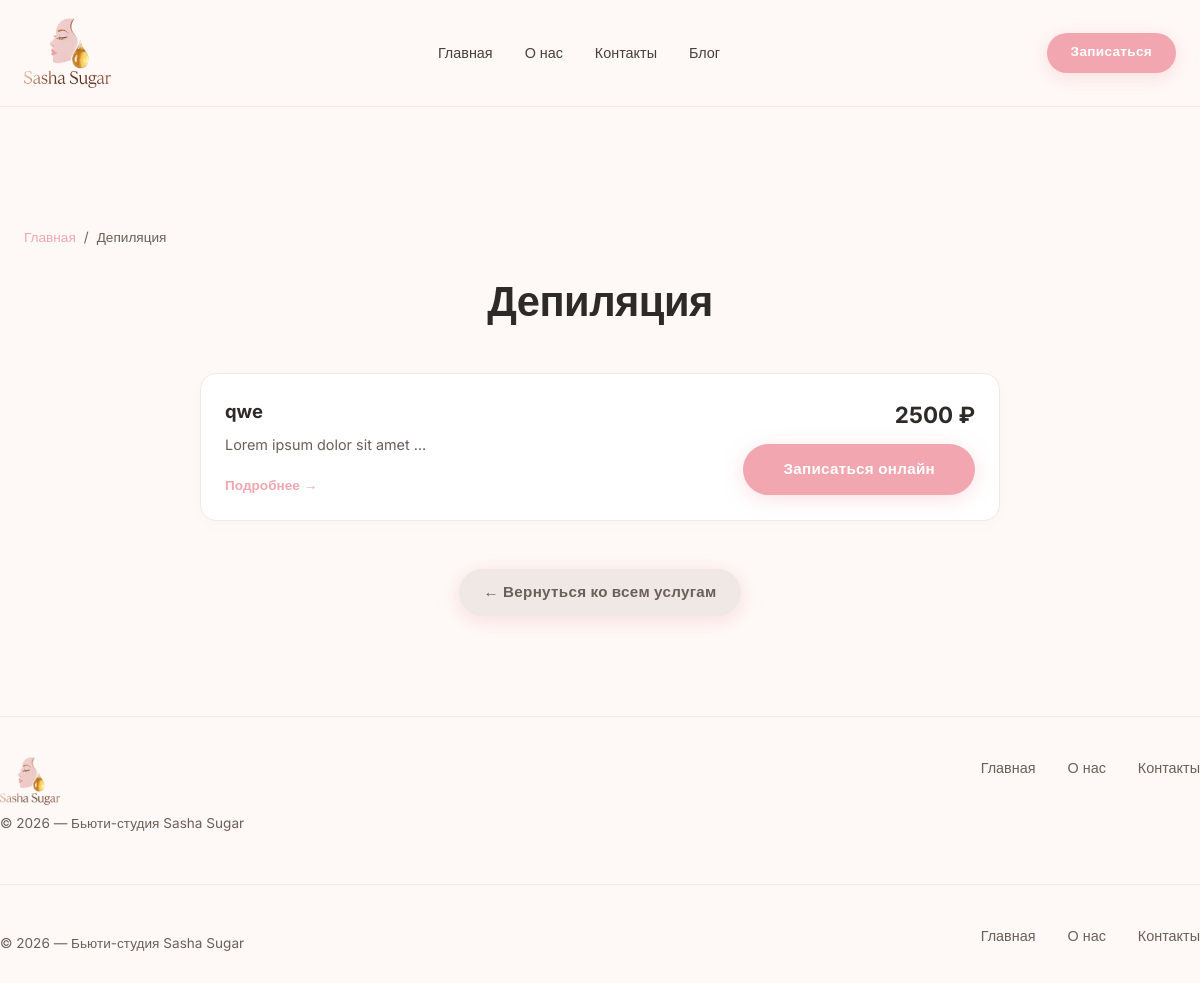
The app's page /services/1/ with its own data.
### beauty_app/models.py (models this page shows, shortened)
class ServiceCategory(models.Model):
    name = models.CharField(max_length=100, help_text="Маникюр")
    icon = models.CharField(max_length=10, help_text="💅 или другой эмодзи", blank=True, null=True)
    description = models.CharField(max_length=100, blank=True, help_text="Гель, дизайн, уход")
    order = models.PositiveIntegerField(default=0, help_text="Порядок отображения (меньше — выше)")
    is_active = models.BooleanField(default=True)
    class Meta:
        ordering = ['order']
        verbose_name = "Категория услуги"
        verbose_name_plural = "Категории услуг"

class Service(models.Model):
    category = models.ForeignKey(
        ServiceCategory,
        on_delete=models.SET_NULL,
        null=True,
        blank=True,
        related_name='services'
    )
    name = models.CharField(max_length=200, help_text="Премиум-маникюр")
    description = models.TextField(blank=True, help_text="Краткое описание")
    duration = models.PositiveSmallIntegerField("Длительность", default=15)
    image = models.ImageField(upload_to='services/', blank=True, null=True)
    price = models.DecimalField(max_digits=10, decimal_places=0, default=2500, help_text="Текущая цена")
    old_price = models.DecimalField(max_digits=10, decimal_places=0, blank=True, null=True, help_text="Старая цена (зачёркнутая)")
    rating = models.DecimalField(max_digits=3, decimal_places=1, default=5.0, help_text="4.8, 5.0, и т.д.")
    reviews_count = models.PositiveIntegerField(default=0, help_text="Количество отзывов (109)")
    button_text = models.CharField(max_length=50, default="Запись")
    button_link = models.CharField(max_length=200, default="#", help_text="Ссылка на запись")
    is_active = models.BooleanField(default=True)
    is_bestseller = models.BooleanField(default=False, help_text="Помечать как бестселлер (🔥)")
    order = models.PositiveIntegerField(default=0)
    class Meta:
        ordering = ['order']
        verbose_name = "Услуга"
        verbose_name_plural = "Услуги"

### beauty_app/views.py (the view)
# urls.py: path('services/<int:category_id>/', views.category_services, name='category_services'),
def category_services(request, category_id):
    category = get_object_or_404(ServiceCategory, id=category_id, is_active=True)
    services = Service.objects.filter(
        category=category,
        is_active=True
    ).order_by('order', 'price')
    return render(request, 'beauty_app/category_services.html', {
        'category': category,
        'services': services,
    })

### beauty_app/context_processors.py (called while the page is built)
def faq_context(request):
    faqs = FAQ.objects.filter(is_active=True).order_by('order', 'created_at')
    return {'faqs': faqs}

### booking_app/context_processors.py (called while the page is built)
def pwa_settings(request):
    return {
        'VAPID_PUBLIC_KEY': getattr(settings, 'VAPID_PUBLIC_KEY', ''),
    }

### beauty_app/templates/beauty_app/category_services.html (shortened to what this page needs)
{% extends 'lending_base.html' %}
{% load static %}
{% block content %}
<div class="container" style="padding-top: 120px; padding-bottom: 80px;">
    <nav class="breadcrumbs">
        <a href="/">Главная</a>
        <span>/</span>
        <span>{{ category.name }}</span>
    </nav>
    <div class="category-header">
        <h1 class="section-title" style="margin-bottom: 12px;">{{ category.name }}</h1>
    </div>
    <div class="services-list">
        {% if services %}
            {% for service in services %}
                <div class="service-card">
                    <div class="service-info">
                        <h3 class="service-name">
                            {{ service.name }}
                        </h3>
                        {% if service.description %}
                            <p class="service-desc">{{ service.description|truncatewords:5 }}</p>
                        {% endif %}
                        <div class="service-meta">
                            <a href="{% url 'beauty_app:service_detail' service.id %}" class="read-more-link">
                                Подробнее <span class="arrow">→</span>
                            </a>
                        </div>
                    </div>
                    <div class="service-action">
                        <div class="service-price-block">
                            <span class="current-price">{{ service.price }} ₽</span>
                        </div>
                        <a href="{% url 'booking_app:booking_create' %}" class="btn btn-primary-large">
                            Записаться онлайн
                        </a>
                    </div>
                </div>
            {% endfor %}
        {% else %}
            <div class="empty-state">
                <p>В этой категории пока нет доступных услуг. Загляните позже!</p>
            </div>
        {% endif %}
    </div>
    <div style="text-align: center; margin-top: 48px;">
        <a href="/#services" class="btn btn-secondary">
            ← Вернуться ко всем услугам
        </a>
    </div>
</div>
    <footer class="container footer">
        <div>
            <div class="logo">
                <img src="{% static 'images/logo4.png' %}" alt="Логотип Sasha Sugar">
            </div>
            <p style="margin-top: 8px; font-size: 0.85rem; color: #6b5f5a;">© 2026 — Бьюти-студия Sasha Sugar</p>
        </div>
        <div class="footer-links">
            <a href="#hero">Главная</a>
            <a href="#about">О нас</a>
            <a href="#contacts">Контакты</a>
        </div>
    </footer>
{% endblock content %}

### static/css/lending.css (style rules this page uses)
* { margin: 0; padding: 0; box-sizing: border-box; }
body { font-family: 'Inter', sans-serif; background: #fef9f7; color: #2d2a28; line-height: 1.5; }
.container { max-width: 1200px; margin: 0 auto; padding: 0 24px; }
a { text-decoration: none; color: inherit; }
.btn { display: inline-block; background: #f2a6b0; color: #fff; font-weight: 600; font-size: 0.95rem; padding: 14px 40px; border-radius: 60px; border: none; transition: 0.3s; cursor: pointer; letter-spacing: 0.3px; box-shadow: 0 4px 20px rgba(242, 166, 176, 0.35); }
.section-title { font-size: 2.6rem; font-weight: 700; letter-spacing: -0.5px; line-height: 1.1; margin-bottom: 12px; }
.logo { font-size: 1.5rem; font-weight: 700; letter-spacing: -0.5px; color: #2d2a28; }
.service-card { background: #fff; border-radius: 24px; overflow: hidden; border: 1px solid #f5e8e5; transition: 0.3s; box-shadow: 0 4px 16px rgba(0, 0, 0, 0.02); }
.footer { padding: 40px 0 30px; border-top: 1px solid #f5e8e5; margin-top: 20px; display: flex; justify-content: space-between; flex-wrap: wrap; gap: 24px; color: #6b5f5a; font-size: 0.9rem; }
.footer .logo { font-size: 1.2rem; }
.footer-links { display: flex; gap: 32px; }
.logo { display: inline-flex; align-items: center; text-decoration: none; line-height: 1; flex-shrink: 0; }
.logo img { display: block; height: 70px; width: auto; max-width: 100%; object-fit: contain; transition: height 0.2s ease, opacity 0.2s ease; }
.footer .logo { display: flex; align-items: center; gap: 12px; text-decoration: none; }
.footer .logo img { width: 60px; height: auto; object-fit: contain; }
.footer > div:first-child p { margin-top: 8px; font-size: 0.85rem; color: #999; }

### beauty_app/templates/beauty_app/category_services.html (style rules this page uses)
.breadcrumbs { font-size: 0.85rem; color: #6b5f5a; margin-bottom: 32px; display: flex; align-items: center; gap: 8px; }
.breadcrumbs a { color: #f2a6b0; text-decoration: none; transition: color 0.2s; }
.category-header { text-align: center; margin-bottom: 48px; }
.services-list { display: flex; flex-direction: column; gap: 16px; max-width: 800px; margin: 0 auto; }
.service-card { background: #ffffff; border: 1px solid #f0e8e5; border-radius: 16px; padding: 24px; display: flex; justify-content: space-between; align-items: flex-start; gap: 24px; transition: all 0.25s ease; }
.service-info { flex: 1; }
.service-name { font-size: 1.15rem; font-weight: 700; color: #2d2a28; margin: 0 0 8px 0; display: flex; align-items: center; gap: 8px; }
.service-desc { font-size: 0.9rem; color: #6b5f5a; margin: 0 0 12px 0; line-height: 1.5; }
.service-action { text-align: right; flex-shrink: 0; display: flex; flex-direction: column; align-items: flex-end; gap: 12px; }
.service-price-block { display: flex; flex-direction: column; align-items: flex-end; gap: 4px; }
.current-price { font-size: 1.4rem; font-weight: 700; color: #2d2a28; }
.btn-secondary { background: #f0e8e5; color: #6b5f5a; text-decoration: none; display: inline-flex; align-items: center; gap: 8px; padding: 12px 24px; border-radius: 60px; font-weight: 600; transition: all 0.2s; }
.read-more-link { display: inline-flex; align-items: center; gap: 4px; font-size: 0.85rem; font-weight: 600; color: #f2a6b0; text-decoration: none; margin-top: 8px; transition: all 0.2s ease; }
.read-more-link .arrow { transition: transform 0.2s ease; }

### records on screen
ServiceCategory: name "Депиляция"
Service: name "qwe", description "Lorem ipsum dolor sit amet …", price "2500"
